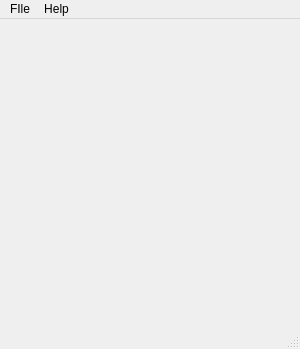
<?xml version="1.0" encoding="UTF-8"?>
<ui version="4.0">
 <class>NineHoles</class>
 <widget class="QMainWindow" name="NineHoles">
  <property name="geometry">
   <rect>
    <x>0</x>
    <y>0</y>
    <width>300</width>
    <height>349</height>
   </rect>
  </property>
  <property name="windowTitle">
   <string>NineHoles</string>
  </property>
  <widget class="QWidget" name="centralwidget">
   <property name="minimumSize">
    <size>
     <width>300</width>
     <height>300</height>
    </size>
   </property>
   <property name="maximumSize">
    <size>
     <width>300</width>
     <height>300</height>
    </size>
   </property>
   <property name="styleSheet">
    <string notr="true">#centralwidget {
  background: url(':/grid');
}</string>
   </property>
   <layout class="QGridLayout" name="gridLayout">
    <property name="leftMargin">
     <number>0</number>
    </property>
    <property name="topMargin">
     <number>0</number>
    </property>
    <property name="rightMargin">
     <number>0</number>
    </property>
    <property name="bottomMargin">
     <number>0</number>
    </property>
    <property name="spacing">
     <number>0</number>
    </property>
    <item row="0" column="1" colspan="2">
     <widget class="Hole" name="hole01">
      <property name="minimumSize">
       <size>
        <width>100</width>
        <height>100</height>
       </size>
      </property>
      <property name="maximumSize">
       <size>
        <width>100</width>
        <height>100</height>
       </size>
      </property>
      <property name="styleSheet">
       <string notr="true">QPushButton {
    border: none;
    outline: none;
}</string>
      </property>
      <property name="icon">
       <iconset resource="NineHoles.qrc">
        <normaloff>:/empty</normaloff>:/empty</iconset>
      </property>
      <property name="iconSize">
       <size>
        <width>50</width>
        <height>50</height>
       </size>
      </property>
      <property name="flat">
       <bool>true</bool>
      </property>
      <property name="row" stdset="0">
       <number>0</number>
      </property>
      <property name="col" stdset="0">
       <number>1</number>
      </property>
     </widget>
    </item>
    <item row="1" column="2" colspan="2">
     <widget class="Hole" name="hole12">
      <property name="minimumSize">
       <size>
        <width>100</width>
        <height>100</height>
       </size>
      </property>
      <property name="maximumSize">
       <size>
        <width>100</width>
        <height>100</height>
       </size>
      </property>
      <property name="styleSheet">
       <string notr="true">QPushButton {
    border: none;
    outline: none;
}</string>
      </property>
      <property name="icon">
       <iconset resource="NineHoles.qrc">
        <normaloff>:/empty</normaloff>:/empty</iconset>
      </property>
      <property name="iconSize">
       <size>
        <width>50</width>
        <height>50</height>
       </size>
      </property>
      <property name="flat">
       <bool>true</bool>
      </property>
      <property name="row" stdset="0">
       <number>1</number>
      </property>
      <property name="col" stdset="0">
       <number>2</number>
      </property>
     </widget>
    </item>
    <item row="0" column="3">
     <widget class="Hole" name="hole02">
      <property name="minimumSize">
       <size>
        <width>100</width>
        <height>100</height>
       </size>
      </property>
      <property name="maximumSize">
       <size>
        <width>100</width>
        <height>100</height>
       </size>
      </property>
      <property name="styleSheet">
       <string notr="true">QPushButton {
    border: none;
    outline: none;
}</string>
      </property>
      <property name="icon">
       <iconset resource="NineHoles.qrc">
        <normaloff>:/empty</normaloff>:/empty</iconset>
      </property>
      <property name="iconSize">
       <size>
        <width>50</width>
        <height>50</height>
       </size>
      </property>
      <property name="flat">
       <bool>true</bool>
      </property>
      <property name="row" stdset="0">
       <number>0</number>
      </property>
      <property name="col" stdset="0">
       <number>2</number>
      </property>
     </widget>
    </item>
    <item row="2" column="1" colspan="2">
     <widget class="Hole" name="hole21">
      <property name="minimumSize">
       <size>
        <width>100</width>
        <height>100</height>
       </size>
      </property>
      <property name="maximumSize">
       <size>
        <width>100</width>
        <height>100</height>
       </size>
      </property>
      <property name="styleSheet">
       <string notr="true">QPushButton {
    border: none;
    outline: none;
}</string>
      </property>
      <property name="icon">
       <iconset resource="NineHoles.qrc">
        <normaloff>:/empty</normaloff>:/empty</iconset>
      </property>
      <property name="iconSize">
       <size>
        <width>50</width>
        <height>50</height>
       </size>
      </property>
      <property name="flat">
       <bool>true</bool>
      </property>
      <property name="row" stdset="0">
       <number>2</number>
      </property>
      <property name="col" stdset="0">
       <number>1</number>
      </property>
     </widget>
    </item>
    <item row="2" column="3">
     <widget class="Hole" name="hole22">
      <property name="minimumSize">
       <size>
        <width>100</width>
        <height>100</height>
       </size>
      </property>
      <property name="maximumSize">
       <size>
        <width>100</width>
        <height>100</height>
       </size>
      </property>
      <property name="styleSheet">
       <string notr="true">QPushButton {
    border: none;
    outline: none;
}</string>
      </property>
      <property name="icon">
       <iconset resource="NineHoles.qrc">
        <normaloff>:/empty</normaloff>:/empty</iconset>
      </property>
      <property name="iconSize">
       <size>
        <width>50</width>
        <height>50</height>
       </size>
      </property>
      <property name="flat">
       <bool>true</bool>
      </property>
      <property name="row" stdset="0">
       <number>2</number>
      </property>
      <property name="col" stdset="0">
       <number>2</number>
      </property>
     </widget>
    </item>
    <item row="1" column="0">
     <widget class="Hole" name="hole10">
      <property name="minimumSize">
       <size>
        <width>100</width>
        <height>100</height>
       </size>
      </property>
      <property name="maximumSize">
       <size>
        <width>100</width>
        <height>100</height>
       </size>
      </property>
      <property name="styleSheet">
       <string notr="true">QPushButton {
    border: none;
    outline: none;
}</string>
      </property>
      <property name="icon">
       <iconset resource="NineHoles.qrc">
        <normaloff>:/empty</normaloff>:/empty</iconset>
      </property>
      <property name="iconSize">
       <size>
        <width>50</width>
        <height>50</height>
       </size>
      </property>
      <property name="flat">
       <bool>true</bool>
      </property>
      <property name="row" stdset="0">
       <number>1</number>
      </property>
      <property name="col" stdset="0">
       <number>0</number>
      </property>
     </widget>
    </item>
    <item row="1" column="1">
     <widget class="Hole" name="hole11">
      <property name="minimumSize">
       <size>
        <width>100</width>
        <height>100</height>
       </size>
      </property>
      <property name="maximumSize">
       <size>
        <width>100</width>
        <height>100</height>
       </size>
      </property>
      <property name="styleSheet">
       <string notr="true">QPushButton {
    border: none;
    outline: none;
}</string>
      </property>
      <property name="icon">
       <iconset resource="NineHoles.qrc">
        <normaloff>:/empty</normaloff>:/empty</iconset>
      </property>
      <property name="iconSize">
       <size>
        <width>50</width>
        <height>50</height>
       </size>
      </property>
      <property name="flat">
       <bool>true</bool>
      </property>
      <property name="row" stdset="0">
       <number>1</number>
      </property>
      <property name="col" stdset="0">
       <number>1</number>
      </property>
     </widget>
    </item>
    <item row="2" column="0">
     <widget class="Hole" name="hole20">
      <property name="minimumSize">
       <size>
        <width>100</width>
        <height>100</height>
       </size>
      </property>
      <property name="maximumSize">
       <size>
        <width>100</width>
        <height>100</height>
       </size>
      </property>
      <property name="styleSheet">
       <string notr="true">QPushButton {
    border: none;
    outline: none;
}</string>
      </property>
      <property name="icon">
       <iconset resource="NineHoles.qrc">
        <normaloff>:/empty</normaloff>:/empty</iconset>
      </property>
      <property name="iconSize">
       <size>
        <width>50</width>
        <height>50</height>
       </size>
      </property>
      <property name="flat">
       <bool>true</bool>
      </property>
      <property name="row" stdset="0">
       <number>2</number>
      </property>
      <property name="col" stdset="0">
       <number>0</number>
      </property>
     </widget>
    </item>
    <item row="0" column="0">
     <widget class="Hole" name="hole00">
      <property name="minimumSize">
       <size>
        <width>100</width>
        <height>100</height>
       </size>
      </property>
      <property name="maximumSize">
       <size>
        <width>100</width>
        <height>100</height>
       </size>
      </property>
      <property name="styleSheet">
       <string notr="true">QPushButton {
    border: none;
    outline: none;
}</string>
      </property>
      <property name="icon">
       <iconset resource="NineHoles.qrc">
        <normaloff>:/empty</normaloff>:/empty</iconset>
      </property>
      <property name="iconSize">
       <size>
        <width>50</width>
        <height>50</height>
       </size>
      </property>
      <property name="flat">
       <bool>true</bool>
      </property>
      <property name="row" stdset="0">
       <number>0</number>
      </property>
      <property name="col" stdset="0">
       <number>0</number>
      </property>
     </widget>
    </item>
   </layout>
  </widget>
  <widget class="QMenuBar" name="menubar">
   <property name="geometry">
    <rect>
     <x>0</x>
     <y>0</y>
     <width>300</width>
     <height>25</height>
    </rect>
   </property>
   <widget class="QMenu" name="menuGame">
    <property name="title">
     <string>FIle</string>
    </property>
    <addaction name="actionNew"/>
    <addaction name="actionQuit"/>
   </widget>
   <widget class="QMenu" name="menuHelp">
    <property name="title">
     <string>Help</string>
    </property>
    <addaction name="actionAbout"/>
   </widget>
   <addaction name="menuGame"/>
   <addaction name="menuHelp"/>
  </widget>
  <widget class="QStatusBar" name="statusbar"/>
  <action name="actionNew">
   <property name="text">
    <string>New Game</string>
   </property>
  </action>
  <action name="actionQuit">
   <property name="text">
    <string>Quit</string>
   </property>
  </action>
  <action name="actionAbout">
   <property name="text">
    <string>About</string>
   </property>
  </action>
 </widget>
 <customwidgets>
  <customwidget>
   <class>Hole</class>
   <extends>QPushButton</extends>
   <header location="global">Hole.h</header>
  </customwidget>
 </customwidgets>
 <resources>
  <include location="NineHoles.qrc"/>
 </resources>
 <connections/>
</ui>
